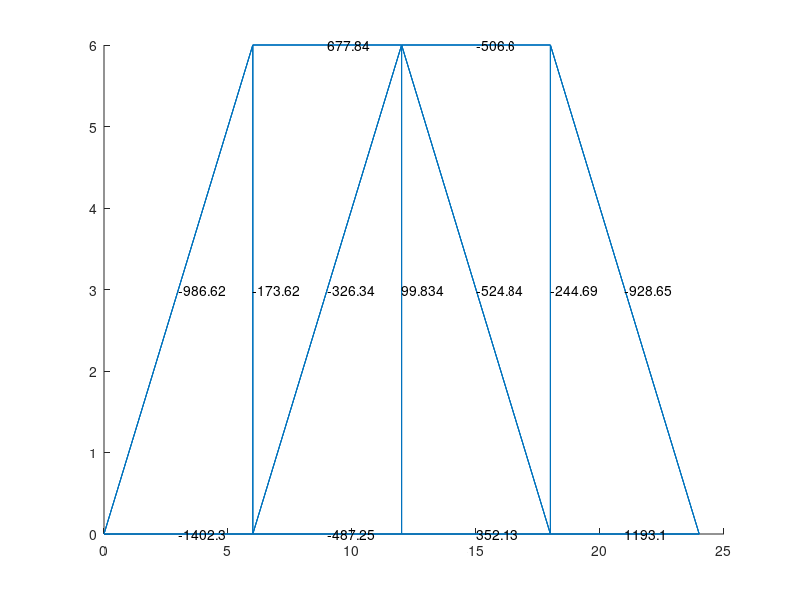

MATLAB code to generate this figure:
clc
clear all

%Nodal coordinates
%-----------------

x=[0 6 12 18 24 18 12 6];
y=[0 0 0 0 0 6 6 6];

%Element connectivity(ECM)
%-------------------------

ECM=[1 2 3 4 5 6 7 1 2 2 3 4 4
     2 3 4 5 6 7 8 8 8 7 7 7 6];
 
%Material properites
%-------------------

E=200*10^6;

%Geomatric properties
%---------------------

CArea=[.0012 .0012 .0012 .0012 .0012 .0012 .0012 .0012 .0012 .0012 .0012 .0012 .0012]; %cross sec area
L=[6 6 6 6 6*sqrt(2) 6 6 6*sqrt(2) 6 6*sqrt(2) 6 6*sqrt(2) 6];

%Additional input parameters required for coding
%-----------------------------------------------

nn=8;  %number of nodes
nel=13;  %number of elements
nen=2; %number of nodes in an element
ndof=2; %number of dof per node

tdof=nn*ndof;
Ang=[0 0 0 0 pi/4*3 pi pi pi/4 pi/2 pi/4 pi/2 pi/4*3 pi/2]; 
LCM=zeros(2*ndof,nel); %Local Coo matrix
K=zeros(nn*ndof,nn*ndof); % Global stiffness matrix

%Restrained DOF to Apply BC
%---------------------------

BC=[1 2 10]; %restrained dof

%Plotting the truss
%------------------

for i=1:nel
    xx=[x(ECM(1,i)) x(ECM(2,i)) x(ECM(1,i))];
    yy=[y(ECM(1,i)) y(ECM(2,i)) y(ECM(1,i))];
    line(xx,yy);hold on;
end    

%Local coordinate matrix (LCM)
%-----------------------------

for e=1:nel;
    for j=1:nen;
        for m=1:ndof;
            ind=(j-1)*ndof+m;
            LCM(ind,e)=ndof*ECM(j,e)-ndof+m;
        end
    end
end
LCM;

%Element local stiffness matrix ke
%---------------------------------

for k=1:nel
    c=cos(Ang(k));
    s=sin(Ang(k));
    const=CArea(k)*E/L(k);
    ke=const*[c*c c*s -c*c -c*s;
        c*s s*s -c*s -s*s;
        -c*c -c*s c*c c*s;
        -c*s -s*s c*s s*s]
    
        %Structure Global stiffenss matrix
        %---------------------------------
        
        for loop1=1:nen*ndof
            i=LCM(loop1,k);
            for loop2=1:nen*ndof
                j=LCM(loop2,k);
                K(i,j)=K(i,j)+ke(loop1,loop2);
            end
        end
end
K;
inv(K);
Kf=K

%Applying Boundary conditions
%----------------------------

for p=1:length(BC);
    for q=1:tdof;
        K(BC(p),q)=0;
    end
    K(BC(p),BC(p))=1;
end
K

%Force vector
%------------

f=[0;0;0;-200;0;-100;0;-100;0;0;0;0;0;0;0;0];

%Displacement vector
%-------------------

d=K\f 

%Reaction forces
%---------------

fr=Kf*d

%Axial forces
%------------

for e=1:nel
    de=d(LCM(:,e));   %displacement of the current element
    const=CArea(e)*E/L(e); %constant parameter with in the elementt
    p=Ang(e);
    c=cos(e);
    force(e)=const*[-c -s c s]*de;
end

%Plotting the axial force
%------------------------

for i=1:nel
     xx=[x(ECM(1,i)) x(ECM(2,i))];
     yy=[y(ECM(1,i)) y(ECM(2,i))];
     xm=[x(ECM(1,i))+x(ECM(2,i))]/2;
     ym=[y(ECM(1,i))+y(ECM(2,i))]/2;
     line(xx,yy);hold on;
     text(xm,ym,sprintf('%0.5g',force(i)));
end
     
    

